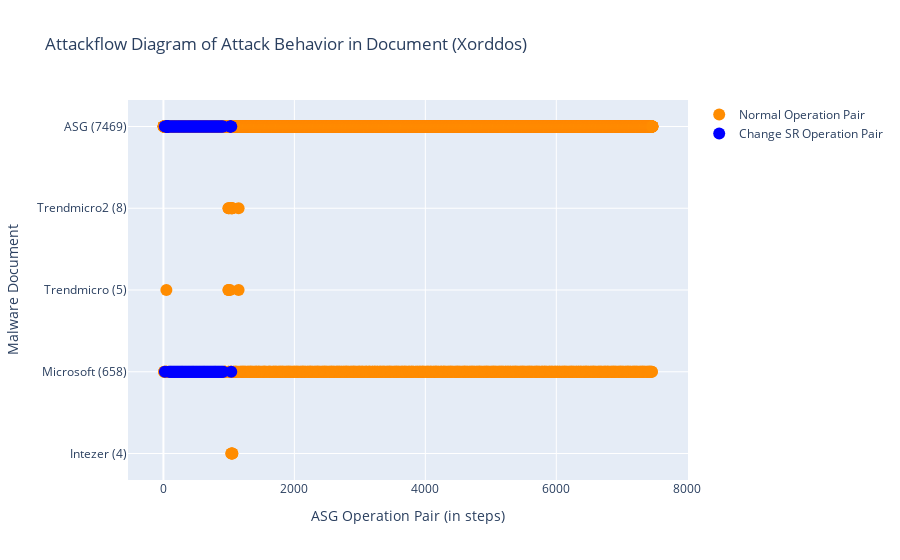

The cell this chart's notebook holds for it:
### Markdown cell above
### Run Script: draw Lifecycle diagram
- 兩個 traces (legend) 一般的 OP 和 ChangeSys OP。分兩個顏色，不重疊。
- x: [a,a,a,a,b,b,b,c,c,c] 不同 report 的 step 可以放同一個 list，因為屬於同個 trace。

### Code cell
# import plotly.express as px
import plotly
import plotly.graph_objects as go

def symmetric_difference(list1: list, list2: list) -> list:
    ''' return list1 - list2. '''
    s = set(list2)
    temp3 = [x for x in list1 if x not in s]
    return temp3

def draw_lifecycle(fset:FamilySet):
    familname = fset.familyname
    # reportnames = [rem.reportname for rem in fset.rem_lst if len(rem.match_regex)]

    fig = go.Figure()
    x, y = [], []
    x_sys, y_sys = [], []
    for i, rem in enumerate(fset.rem_lst):
        if len(rem.ASGstep_order_index) == 0:
            continue

        numOfDot = len(rem.ASGstep_order_index)
        reportname = rem.reportname
        reportname = rem.reportname.split('.')[0]
        reportname = reportname.split('-')[1]
        if reportname == 'Ms':
            reportname = 'Microsoft'
        reportname += f' ({numOfDot})'
        x_sys.extend(rem.SysASGstep_order_index) # 改變系統設定檔的 OP (這個變數有問題!!!)
        y_sys.extend([reportname] * len(rem.SysASGstep_order_index))
        current_x_normal = symmetric_difference(rem.ASGstep_order_index, rem.SysASGstep_order_index) # 一般的/其餘的 OP
        # print(reportname, 'numOfDot', numOfDot, 'rem.ASGstep_order_index', rem.ASGstep_order_index)
        # print('x_normal', current_x_normal, 'x_sys', rem.SysASGstep_order_index)
        x.extend(current_x_normal)
        y.extend([reportname] * len(current_x_normal))
        pass
    # todo: add baseline's lifecycle
    num_allstep = len(set(fset.sample.step_list))
    rowname = f'ASG ({num_allstep})'
    current_x_system = fset.sample.ASGstep_sysOnly_ordered_index # fset.sample.OPset_sysOnly_ordered_index
    current_x_normal = symmetric_difference(list(range(num_allstep)), current_x_system) # all steps - sysobj steps
    # print(sorted(current_x_system)) # 只能放UPDATE的，OPEN/READ不能喔
    x_sys.extend(current_x_system)
    y_sys.extend([rowname] * len(current_x_system)) 
    x.extend(current_x_normal)
    y.extend([rowname] * len(current_x_normal))
    # print(rowname, len(fset.sample.OPset), len(current_x_system), len(current_x_normal))
    
    # normal OPs
    x = [idx+1 for idx in x] # add 1 to each asg index
    fig.add_trace(go.Scatter(
        x=x,
        y=y,
        marker=dict(color="darkorange", size=12),
        mode="markers",
        name="Normal Operation Pair",
    ))

    # changeSysObj OPs
    x_sys = x = [idx+1 for idx in x_sys]
    fig.add_trace(go.Scatter(
        x=x_sys,
        y=y_sys,
        marker=dict(color="blue", size=12),
        mode="markers",
        name="Change SR Operation Pair",
    ))

    fig.update_layout(title=f"Attackflow Diagram of Attack Behavior in Document ({familname})",
                    xaxis_title="ASG Operation Pair (in steps)",
                    yaxis_title="Malware Document")
    fig.show()

    if not os.path.exists("imgs"):
        os.mkdir("imgs")
    # fig.write_image(f"./imgs/{familname}_lifecycle.png") # bug -> no responce
    # plotly.offline.plot(fig, filename=f"./imgs/{familname}_lifecycle.html", auto_open=False)
    pass

draw_lifecycle(fset)

### Figure 1 — Plotly figure (JSON) as saved in the notebook; plotly's stock layout.template omitted (floating-point values rounded to 4 significant figures; data arrays with more than 128 entries replaced by an {"elided": "..."} marker saying what was removed)
{"data": [{"marker": {"color": "darkorange", "size": 12}, "mode": "markers", "name": "Normal Operation Pair", "type": "scatter", "x": {"elided": "8005 int values"}, "y": {"elided": "8005 str values"}}, {"marker": {"color": "blue", "size": 12}, "mode": "markers", "name": "Change SR Operation Pair", "type": "scatter", "x": {"elided": "139 int values"}, "y": {"elided": "139 str values"}}], "layout": {"title": {"text": "Attackflow Diagram of Attack Behavior in Document (Xorddos)"}, "xaxis": {"title": {"text": "ASG Operation Pair (in steps)"}}, "yaxis": {"title": {"text": "Malware Document"}}}}
